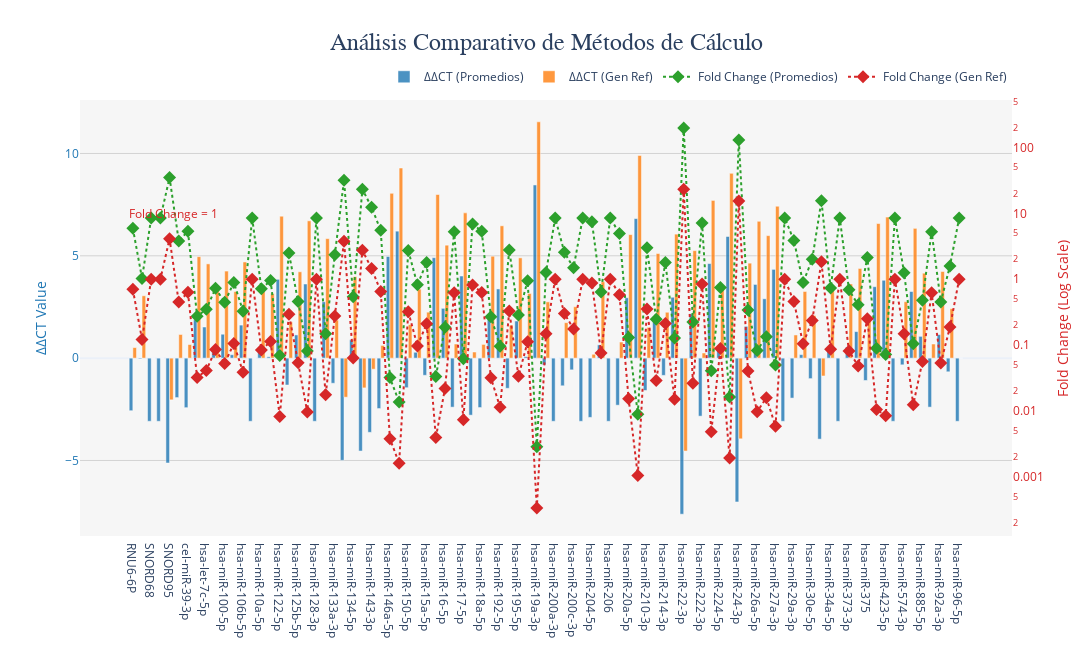

Write notebook code for a chart like this one.
### Markdown cell above
### Análisis comparativo de métodos de cálculo


Este código crea una visualización combinada en Plotly que compara valores de ΔΔCT (barra) y Fold Change (línea), usando dos ejes Y. Los valores de ΔΔCT se representan en un eje Y izquierdo, mientras que los valores de Fold Change se trazan en el eje Y derecho con una escala logarítmica. Además:

- **Barras para ΔΔCT**: Comparan promedios y valores de genes de referencia.
- **Líneas y marcadores para Fold Change**: Usan diferentes colores y formas para distinguir entre promedios y genes de referencia.
- **Layout personalizado**: Incluye títulos, leyenda mejorada, anotaciones clave, y un esquema de colores claro.

### Code cell
import plotly.graph_objects as go

fig = go.Figure()

# =============================================================================
# 1. Barras para Delta-Delta CT (Eje Y Izquierdo)
# =============================================================================
fig.add_trace(go.Bar(
    x=df_consolidado['target'],
    y=df_consolidado['delta_delta_ct_promedio'],
    name='ΔΔCT (Promedios)',
    marker_color='#1f77b4',  # Azul estándar
    opacity=0.8,
    yaxis='y'
))

fig.add_trace(go.Bar(
    x=df_consolidado['target'],
    y=df_consolidado['delta_delta_ct_gen_ref'],
    name='ΔΔCT (Gen Ref)',
    marker_color='#ff7f0e',  # Naranja estándar
    opacity=0.8,
    yaxis='y'
))

# =============================================================================
# 2. Líneas + Marcadores para Fold Change (Eje Y Derecho - Escala Log)
# =============================================================================
fig.add_trace(go.Scatter(
    x=df_consolidado['target'],
    y=df_consolidado['fold_change_promedio'],
    name='Fold Change (Promedios)',
    mode='markers+lines',
    marker=dict(color='#2ca02c', size=10, symbol='diamond'),  # Verde
    line=dict(color='#2ca02c', width=2, dash='dot'),
    yaxis='y2'
))

fig.add_trace(go.Scatter(
    x=df_consolidado['target'],
    y=df_consolidado['fold_change_gen_ref'],
    name='Fold Change (Gen Ref)',
    mode='markers+lines',
    marker=dict(color='#d62728', size=10, symbol='diamond'),  # Rojo
    line=dict(color='#d62728', width=2, dash='dot'),
    yaxis='y2'
))

# =============================================================================
# 3. Ajustes de Layout
# =============================================================================
fig.update_layout(
    title=dict(
        text='Análisis Comparativo de Métodos de Cálculo',
        font=dict(size=24, family='Arial Black'),
        x=0.5
    ),
    template='plotly_white',
    barmode='group',
    yaxis=dict(
        title='ΔΔCT Value',
        titlefont=dict(color='#1f77b4', size=14),
        tickfont=dict(color='#1f77b4'),
        showgrid=True,
        gridcolor='lightgray'
    ),
    yaxis2=dict(
        title='Fold Change (Log Scale)',
        titlefont=dict(color='#d62728', size=14),
        tickfont=dict(color='#d62728'),
        overlaying='y',
        side='right',
        type='log',
        showgrid=False
    ),
    hovermode='x unified',
    legend=dict(
        orientation="h",
        yanchor="bottom",
        y=1.02,
        xanchor="right",
        x=1,
        bgcolor='rgba(255,255,255,0.9)'
    ),
    height=650,
    width=1200,
    margin=dict(b=100, t=100),
    plot_bgcolor='rgba(245,245,245,0.9)'
)

# =============================================================================
# 4. Anotaciones Clave
# =============================================================================
fig.add_annotation(
    text="Fold Change = 1",
    xref="paper", yref="y2",
    x=0.05, y=1,
    showarrow=False,
    font=dict(color="#d62728", size=12)
)

fig.show()


guardar_grafico(fig, 'analisis_comparativo.png')

### Figure 1 — Plotly figure (JSON) as saved in the notebook; plotly's stock layout.template omitted (floating-point values rounded to 4 significant figures)
{"data": [{"marker": {"color": "#1f77b4"}, "name": "ΔΔCT (Promedios)", "opacity": 0.8, "type": "bar", "x": ["RNU6-6P", "SNORD61", "SNORD68", "SNORD72", "SNORD95", "SNORD96A", "cel-miR-39-3p", "hsa-let-7a-5p", "hsa-let-7c-5p", "hsa-miR-1-3p", "hsa-miR-100-5p", "hsa-miR-103a-3p", "hsa-miR-106b-5p", "hsa-miR-107", "hsa-miR-10a-5p", "hsa-miR-10b-5p", "hsa-miR-122-5p", "hsa-miR-124-3p", "hsa-miR-125b-5p", "hsa-miR-126-3p", "hsa-miR-128-3p", "hsa-miR-130b-3p", "hsa-miR-133a-3p", "hsa-miR-133b", "hsa-miR-134-5p", "hsa-miR-141-3p", "hsa-miR-143-3p", "hsa-miR-145-5p", "hsa-miR-146a-5p", "hsa-miR-148-3p", "hsa-miR-150-5p", "hsa-miR-155-5p", "hsa-miR-15a-5p", "hsa-miR-15b-5p", "hsa-miR-16-5p", "hsa-miR-17-3p", "hsa-miR-17-5p", "hsa-miR-184", "hsa-miR-18a-5p", "hsa-miR-191-5p", "hsa-miR-192-5p", "hsa-miR-193-5p", "hsa-miR-195-5p", "hsa-miR-196a-5p", "hsa-miR-19a-3p", "hsa-miR-19b-3p", "hsa-miR-200a-3p", "hsa-miR-200b-3p", "hsa-miR-200c-3p", "hsa-miR-203a-3p", "hsa-miR-204-5p", "hsa-miR-205-5p", "hsa-miR-206", "hsa-miR-208a-3p", "hsa-miR-20a-5p", "hsa-miR-21-5p", "hsa-miR-210-3p", "hsa-miR-211-5p", "hsa-miR-214-3p", "hsa-miR-215-5p", "hsa-miR-22-3p", "hsa-miR-221-3p", "hsa-miR-222-3p", "hsa-miR-223-3p", "hsa-miR-224-5p", "hsa-miR-23a-3p", "hsa-miR-24-3p", "hsa-miR-25-3p", "hsa-miR-26a-5p", "hsa-miR-26b-5p", "hsa-miR-27a-3p", "hsa-miR-296-5p", "hsa-miR-29a-3p", "hsa-miR-30d-5p", "hsa-miR-30e-5p", "hsa-miR-31-5p", "hsa-miR-34a-5p", "hsa-miR-372-3p", "hsa-miR-373-3p", "hsa-miR-374-5p", "hsa-miR-375", "hsa-miR-376c-3p", "hsa-miR-423-5p", "hsa-miR-499a-5p", "hsa-miR-574-3p", "hsa-miR-7-5p", "hsa-miR-885-5p", "hsa-miR-9-5p", "hsa-miR-92a-3p", "hsa-miR-93-5p", "hsa-miR-96-5p"], "y": [-2.569, -0.03789, -3.085, -3.085, -5.124, -1.928, -2.42, 1.875, 1.521, 0.4648, 1.169, 0.1674, 1.615, -3.085, 0.4908, 0.06677, 3.853, -1.313, 1.135, 3.624, -3.085, 2.755, -1.227, -4.993, 0.8948, -4.539, -3.625, -2.463, 4.968, 6.205, -1.445, 0.2881, -0.8386, 4.909, 2.434, -2.395, 4.013, -2.785, -2.414, 1.895, 3.381, -1.473, 1.815, 0.07544, 8.462, -0.3339, -3.085, -1.352, -0.5726, -3.085, -2.895, 0.6474, -3.085, -2.299, 2.951, 6.819, -1.58, 2.028, -0.8426, 2.975, -7.625, 2.167, -2.834, 4.621, 0.4181, 5.944, -7.027, 1.556, 3.602, 2.901, 4.338, -3.085, -1.952, 0.1728, -1.001, -3.957, 0.4514, -3.085, 0.5394, 1.297, -1.091, 3.491, 3.805, -3.085, -0.3266, 3.256, 1.065, -2.394, 1.149, -0.6672, -3.085], "yaxis": "y"}, {"marker": {"color": "#ff7f0e"}, "name": "ΔΔCT (Gen Ref)", "opacity": 0.8, "type": "bar", "x": ["RNU6-6P", "SNORD61", "SNORD68", "SNORD72", "SNORD95", "SNORD96A", "cel-miR-39-3p", "hsa-let-7a-5p", "hsa-let-7c-5p", "hsa-miR-1-3p", "hsa-miR-100-5p", "hsa-miR-103a-3p", "hsa-miR-106b-5p", "hsa-miR-107", "hsa-miR-10a-5p", "hsa-miR-10b-5p", "hsa-miR-122-5p", "hsa-miR-124-3p", "hsa-miR-125b-5p", "hsa-miR-126-3p", "hsa-miR-128-3p", "hsa-miR-130b-3p", "hsa-miR-133a-3p", "hsa-miR-133b", "hsa-miR-134-5p", "hsa-miR-141-3p", "hsa-miR-143-3p", "hsa-miR-145-5p", "hsa-miR-146a-5p", "hsa-miR-148-3p", "hsa-miR-150-5p", "hsa-miR-155-5p", "hsa-miR-15a-5p", "hsa-miR-15b-5p", "hsa-miR-16-5p", "hsa-miR-17-3p", "hsa-miR-17-5p", "hsa-miR-184", "hsa-miR-18a-5p", "hsa-miR-191-5p", "hsa-miR-192-5p", "hsa-miR-193-5p", "hsa-miR-195-5p", "hsa-miR-196a-5p", "hsa-miR-19a-3p", "hsa-miR-19b-3p", "hsa-miR-200a-3p", "hsa-miR-200b-3p", "hsa-miR-200c-3p", "hsa-miR-203a-3p", "hsa-miR-204-5p", "hsa-miR-205-5p", "hsa-miR-206", "hsa-miR-208a-3p", "hsa-miR-20a-5p", "hsa-miR-21-5p", "hsa-miR-210-3p", "hsa-miR-211-5p", "hsa-miR-214-3p", "hsa-miR-215-5p", "hsa-miR-22-3p", "hsa-miR-221-3p", "hsa-miR-222-3p", "hsa-miR-223-3p", "hsa-miR-224-5p", "hsa-miR-23a-3p", "hsa-miR-24-3p", "hsa-miR-25-3p", "hsa-miR-26a-5p", "hsa-miR-26b-5p", "hsa-miR-27a-3p", "hsa-miR-296-5p", "hsa-miR-29a-3p", "hsa-miR-30d-5p", "hsa-miR-30e-5p", "hsa-miR-31-5p", "hsa-miR-34a-5p", "hsa-miR-372-3p", "hsa-miR-373-3p", "hsa-miR-374-5p", "hsa-miR-375", "hsa-miR-376c-3p", "hsa-miR-423-5p", "hsa-miR-499a-5p", "hsa-miR-574-3p", "hsa-miR-7-5p", "hsa-miR-885-5p", "hsa-miR-9-5p", "hsa-miR-92a-3p", "hsa-miR-93-5p", "hsa-miR-96-5p"], "y": [0.5167, 3.047, 0, 0, -2.039, 1.157, 0.665, 4.96, 4.607, 3.55, 4.255, 3.253, 4.7, 0, 3.576, 3.152, 6.938, 1.772, 4.22, 6.709, 0, 5.84, 1.859, -1.908, 3.98, -1.454, -0.54, 0.622, 8.053, 9.29, 1.64, 3.373, 2.247, 7.995, 5.519, 0.6907, 7.098, 0.3, 0.6713, 4.98, 6.467, 1.612, 4.9, 3.161, 11.55, 2.751, 0, 1.733, 2.513, 0, 0.19, 3.733, 0, 0.7867, 6.037, 9.905, 1.505, 5.113, 2.243, 6.06, -4.539, 5.253, 0.2513, 7.707, 3.503, 9.029, -3.942, 4.641, 6.687, 5.987, 7.423, 0, 1.133, 3.258, 2.084, -0.8713, 3.537, 0, 3.625, 4.383, 1.994, 6.577, 6.891, 0, 2.759, 6.341, 4.151, 0.6913, 4.235, 2.418, 0], "yaxis": "y"}, {"line": {"color": "#2ca02c", "dash": "dot", "width": 2}, "marker": {"color": "#2ca02c", "size": 10, "symbol": "diamond"}, "mode": "markers+lines", "name": "Fold Change (Promedios)", "type": "scatter", "x": ["RNU6-6P", "SNORD61", "SNORD68", "SNORD72", "SNORD95", "SNORD96A", "cel-miR-39-3p", "hsa-let-7a-5p", "hsa-let-7c-5p", "hsa-miR-1-3p", "hsa-miR-100-5p", "hsa-miR-103a-3p", "hsa-miR-106b-5p", "hsa-miR-107", "hsa-miR-10a-5p", "hsa-miR-10b-5p", "hsa-miR-122-5p", "hsa-miR-124-3p", "hsa-miR-125b-5p", "hsa-miR-126-3p", "hsa-miR-128-3p", "hsa-miR-130b-3p", "hsa-miR-133a-3p", "hsa-miR-133b", "hsa-miR-134-5p", "hsa-miR-141-3p", "hsa-miR-143-3p", "hsa-miR-145-5p", "hsa-miR-146a-5p", "hsa-miR-148-3p", "hsa-miR-150-5p", "hsa-miR-155-5p", "hsa-miR-15a-5p", "hsa-miR-15b-5p", "hsa-miR-16-5p", "hsa-miR-17-3p", "hsa-miR-17-5p", "hsa-miR-184", "hsa-miR-18a-5p", "hsa-miR-191-5p", "hsa-miR-192-5p", "hsa-miR-193-5p", "hsa-miR-195-5p", "hsa-miR-196a-5p", "hsa-miR-19a-3p", "hsa-miR-19b-3p", "hsa-miR-200a-3p", "hsa-miR-200b-3p", "hsa-miR-200c-3p", "hsa-miR-203a-3p", "hsa-miR-204-5p", "hsa-miR-205-5p", "hsa-miR-206", "hsa-miR-208a-3p", "hsa-miR-20a-5p", "hsa-miR-21-5p", "hsa-miR-210-3p", "hsa-miR-211-5p", "hsa-miR-214-3p", "hsa-miR-215-5p", "hsa-miR-22-3p", "hsa-miR-221-3p", "hsa-miR-222-3p", "hsa-miR-223-3p", "hsa-miR-224-5p", "hsa-miR-23a-3p", "hsa-miR-24-3p", "hsa-miR-25-3p", "hsa-miR-26a-5p", "hsa-miR-26b-5p", "hsa-miR-27a-3p", "hsa-miR-296-5p", "hsa-miR-29a-3p", "hsa-miR-30d-5p", "hsa-miR-30e-5p", "hsa-miR-31-5p", "hsa-miR-34a-5p", "hsa-miR-372-3p", "hsa-miR-373-3p", "hsa-miR-374-5p", "hsa-miR-375", "hsa-miR-376c-3p", "hsa-miR-423-5p", "hsa-miR-499a-5p", "hsa-miR-574-3p", "hsa-miR-7-5p", "hsa-miR-885-5p", "hsa-miR-9-5p", "hsa-miR-92a-3p", "hsa-miR-93-5p", "hsa-miR-96-5p"], "y": [5.932, 1.027, 8.487, 8.487, 34.87, 3.805, 5.353, 0.2727, 0.3483, 0.7246, 0.4446, 0.8904, 0.3265, 8.487, 0.7116, 0.9548, 0.06921, 2.485, 0.4554, 0.0811, 8.487, 0.1482, 2.34, 31.85, 0.5378, 23.25, 12.34, 5.514, 0.03195, 0.01356, 2.723, 0.819, 1.788, 0.03327, 0.185, 5.258, 0.06195, 6.893, 5.329, 0.2689, 0.09596, 2.776, 0.2842, 0.9491, 0.002836, 1.26, 8.487, 2.552, 1.487, 8.487, 7.44, 0.6384, 8.487, 4.92, 0.1293, 0.008854, 2.989, 0.2452, 1.793, 0.1272, 197.3, 0.2226, 7.13, 0.04063, 0.7484, 0.01624, 130.4, 0.3401, 0.08235, 0.1338, 0.04944, 8.487, 3.869, 0.8871, 2.002, 15.53, 0.7313, 8.487, 0.688, 0.4068, 2.131, 0.08891, 0.07152, 8.487, 1.254, 0.1047, 0.4778, 5.256, 0.4508, 1.588, 8.487], "yaxis": "y2"}, {"line": {"color": "#d62728", "dash": "dot", "width": 2}, "marker": {"color": "#d62728", "size": 10, "symbol": "diamond"}, "mode": "markers+lines", "name": "Fold Change (Gen Ref)", "type": "scatter", "x": ["RNU6-6P", "SNORD61", "SNORD68", "SNORD72", "SNORD95", "SNORD96A", "cel-miR-39-3p", "hsa-let-7a-5p", "hsa-let-7c-5p", "hsa-miR-1-3p", "hsa-miR-100-5p", "hsa-miR-103a-3p", "hsa-miR-106b-5p", "hsa-miR-107", "hsa-miR-10a-5p", "hsa-miR-10b-5p", "hsa-miR-122-5p", "hsa-miR-124-3p", "hsa-miR-125b-5p", "hsa-miR-126-3p", "hsa-miR-128-3p", "hsa-miR-130b-3p", "hsa-miR-133a-3p", "hsa-miR-133b", "hsa-miR-134-5p", "hsa-miR-141-3p", "hsa-miR-143-3p", "hsa-miR-145-5p", "hsa-miR-146a-5p", "hsa-miR-148-3p", "hsa-miR-150-5p", "hsa-miR-155-5p", "hsa-miR-15a-5p", "hsa-miR-15b-5p", "hsa-miR-16-5p", "hsa-miR-17-3p", "hsa-miR-17-5p", "hsa-miR-184", "hsa-miR-18a-5p", "hsa-miR-191-5p", "hsa-miR-192-5p", "hsa-miR-193-5p", "hsa-miR-195-5p", "hsa-miR-196a-5p", "hsa-miR-19a-3p", "hsa-miR-19b-3p", "hsa-miR-200a-3p", "hsa-miR-200b-3p", "hsa-miR-200c-3p", "hsa-miR-203a-3p", "hsa-miR-204-5p", "hsa-miR-205-5p", "hsa-miR-206", "hsa-miR-208a-3p", "hsa-miR-20a-5p", "hsa-miR-21-5p", "hsa-miR-210-3p", "hsa-miR-211-5p", "hsa-miR-214-3p", "hsa-miR-215-5p", "hsa-miR-22-3p", "hsa-miR-221-3p", "hsa-miR-222-3p", "hsa-miR-223-3p", "hsa-miR-224-5p", "hsa-miR-23a-3p", "hsa-miR-24-3p", "hsa-miR-25-3p", "hsa-miR-26a-5p", "hsa-miR-26b-5p", "hsa-miR-27a-3p", "hsa-miR-296-5p", "hsa-miR-29a-3p", "hsa-miR-30d-5p", "hsa-miR-30e-5p", "hsa-miR-31-5p", "hsa-miR-34a-5p", "hsa-miR-372-3p", "hsa-miR-373-3p", "hsa-miR-374-5p", "hsa-miR-375", "hsa-miR-376c-3p", "hsa-miR-423-5p", "hsa-miR-499a-5p", "hsa-miR-574-3p", "hsa-miR-7-5p", "hsa-miR-885-5p", "hsa-miR-9-5p", "hsa-miR-92a-3p", "hsa-miR-93-5p", "hsa-miR-96-5p"], "y": [0.699, 0.121, 1, 1, 4.109, 0.4483, 0.6307, 0.03213, 0.04104, 0.08538, 0.05239, 0.1049, 0.03847, 1, 0.08385, 0.1125, 0.008156, 0.2928, 0.05366, 0.009556, 1, 0.01746, 0.2757, 3.753, 0.06337, 2.74, 1.454, 0.6498, 0.003764, 0.001597, 0.3209, 0.0965, 0.2107, 0.003921, 0.0218, 0.6196, 0.007299, 0.8123, 0.6279, 0.03169, 0.01131, 0.3271, 0.03349, 0.1118, 0.0003341, 0.1485, 1, 0.3008, 0.1752, 1, 0.8766, 0.07522, 1, 0.5797, 0.01523, 0.001043, 0.3522, 0.02889, 0.2113, 0.01499, 23.25, 0.02623, 0.8401, 0.004787, 0.08818, 0.001914, 15.37, 0.04007, 0.009703, 0.01577, 0.005826, 1, 0.4559, 0.1045, 0.2359, 1.829, 0.08617, 1, 0.08107, 0.04794, 0.251, 0.01048, 0.008428, 1, 0.1478, 0.01233, 0.0563, 0.6193, 0.05312, 0.1871, 1], "yaxis": "y2"}], "layout": {"annotations": [{"font": {"color": "#d62728", "size": 12}, "showarrow": false, "text": "Fold Change = 1", "x": 0.05, "xref": "paper", "y": 1, "yref": "y2"}], "barmode": "group", "height": 650, "hovermode": "x unified", "legend": {"bgcolor": "rgba(255,255,255,0.9)", "orientation": "h", "x": 1, "xanchor": "right", "y": 1.02, "yanchor": "bottom"}, "margin": {"b": 100, "t": 100}, "plot_bgcolor": "rgba(245,245,245,0.9)", "title": {"font": {"family": "Arial Black", "size": 24}, "text": "Análisis Comparativo de Métodos de Cálculo", "x": 0.5}, "width": 1200, "xaxis": {"autorange": true, "range": [-5.677, 95.68], "type": "category"}, "yaxis": {"autorange": true, "gridcolor": "lightgray", "range": [-8.69, 12.61], "showgrid": true, "tickfont": {"color": "#1f77b4"}, "title": {"font": {"color": "#1f77b4", "size": 14}, "text": "ΔΔCT Value"}, "type": "linear"}, "yaxis2": {"autorange": true, "overlaying": "y", "range": [-3.905, 2.724], "showgrid": false, "side": "right", "tickfont": {"color": "#d62728"}, "title": {"font": {"color": "#d62728", "size": 14}, "text": "Fold Change (Log Scale)"}, "type": "log"}}}
